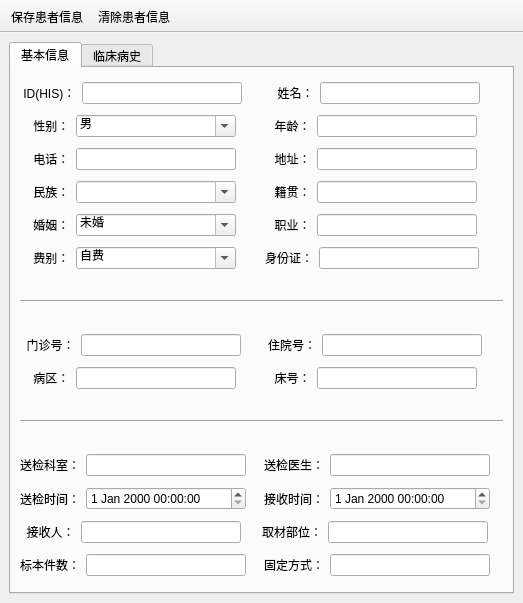
<?xml version="1.0" encoding="UTF-8"?>
<ui version="4.0">
 <class>patientinfo</class>
 <widget class="QMainWindow" name="patientinfo">
  <property name="geometry">
   <rect>
    <x>0</x>
    <y>0</y>
    <width>523</width>
    <height>603</height>
   </rect>
  </property>
  <property name="windowTitle">
   <string>MainWindow</string>
  </property>
  <widget class="QWidget" name="centralwidget">
   <layout class="QVBoxLayout" name="verticalLayout">
    <item>
     <widget class="QTabWidget" name="tabWidget">
      <property name="sizePolicy">
       <sizepolicy hsizetype="Expanding" vsizetype="Expanding">
        <horstretch>0</horstretch>
        <verstretch>0</verstretch>
       </sizepolicy>
      </property>
      <property name="currentIndex">
       <number>0</number>
      </property>
      <widget class="QWidget" name="tabBaseInfo">
       <attribute name="title">
        <string>基本信息</string>
       </attribute>
       <layout class="QVBoxLayout" name="verticalLayout_3">
        <item>
         <layout class="QVBoxLayout" name="verticalLayout_2">
          <item>
           <layout class="QHBoxLayout" name="horizontalLayout">
            <item>
             <widget class="QLabel" name="label">
              <property name="text">
               <string> ID(HIS)：</string>
              </property>
             </widget>
            </item>
            <item>
             <widget class="QLineEdit" name="lineEditID">
              <property name="minimumSize">
               <size>
                <width>160</width>
                <height>0</height>
               </size>
              </property>
              <property name="maximumSize">
               <size>
                <width>160</width>
                <height>16777215</height>
               </size>
              </property>
             </widget>
            </item>
            <item>
             <spacer name="horizontalSpacer_5">
              <property name="orientation">
               <enum>Qt::Horizontal</enum>
              </property>
              <property name="sizeHint" stdset="0">
               <size>
                <width>40</width>
                <height>20</height>
               </size>
              </property>
             </spacer>
            </item>
            <item>
             <widget class="QLabel" name="label_2">
              <property name="text">
               <string>  姓名：</string>
              </property>
             </widget>
            </item>
            <item>
             <widget class="QLineEdit" name="lineEditName">
              <property name="minimumSize">
               <size>
                <width>160</width>
                <height>0</height>
               </size>
              </property>
              <property name="maximumSize">
               <size>
                <width>160</width>
                <height>16777215</height>
               </size>
              </property>
             </widget>
            </item>
            <item>
             <spacer name="horizontalSpacer_6">
              <property name="orientation">
               <enum>Qt::Horizontal</enum>
              </property>
              <property name="sizeHint" stdset="0">
               <size>
                <width>40</width>
                <height>20</height>
               </size>
              </property>
             </spacer>
            </item>
           </layout>
          </item>
          <item>
           <layout class="QHBoxLayout" name="horizontalLayout_2">
            <item>
             <widget class="QLabel" name="label_3">
              <property name="text">
               <string>    性别：</string>
              </property>
             </widget>
            </item>
            <item>
             <widget class="QComboBox" name="comboBoxSex">
              <property name="minimumSize">
               <size>
                <width>160</width>
                <height>0</height>
               </size>
              </property>
              <property name="maximumSize">
               <size>
                <width>160</width>
                <height>16777215</height>
               </size>
              </property>
              <property name="editable">
               <bool>true</bool>
              </property>
              <item>
               <property name="text">
                <string>男</string>
               </property>
              </item>
              <item>
               <property name="text">
                <string>女</string>
               </property>
              </item>
             </widget>
            </item>
            <item>
             <spacer name="horizontalSpacer_19">
              <property name="orientation">
               <enum>Qt::Horizontal</enum>
              </property>
              <property name="sizeHint" stdset="0">
               <size>
                <width>40</width>
                <height>20</height>
               </size>
              </property>
             </spacer>
            </item>
            <item>
             <widget class="QLabel" name="label_4">
              <property name="text">
               <string>  年龄：</string>
              </property>
             </widget>
            </item>
            <item>
             <widget class="QLineEdit" name="lineEditAge">
              <property name="minimumSize">
               <size>
                <width>160</width>
                <height>0</height>
               </size>
              </property>
              <property name="maximumSize">
               <size>
                <width>160</width>
                <height>16777215</height>
               </size>
              </property>
             </widget>
            </item>
            <item>
             <spacer name="horizontalSpacer_7">
              <property name="orientation">
               <enum>Qt::Horizontal</enum>
              </property>
              <property name="sizeHint" stdset="0">
               <size>
                <width>40</width>
                <height>20</height>
               </size>
              </property>
             </spacer>
            </item>
           </layout>
          </item>
          <item>
           <layout class="QHBoxLayout" name="horizontalLayout_3" stretch="0,0,0,0,0,0">
            <item>
             <widget class="QLabel" name="label_5">
              <property name="text">
               <string>    电话：</string>
              </property>
             </widget>
            </item>
            <item>
             <widget class="QLineEdit" name="lineEditPhone">
              <property name="minimumSize">
               <size>
                <width>160</width>
                <height>0</height>
               </size>
              </property>
              <property name="maximumSize">
               <size>
                <width>160</width>
                <height>16777215</height>
               </size>
              </property>
             </widget>
            </item>
            <item>
             <spacer name="horizontalSpacer_20">
              <property name="orientation">
               <enum>Qt::Horizontal</enum>
              </property>
              <property name="sizeHint" stdset="0">
               <size>
                <width>40</width>
                <height>20</height>
               </size>
              </property>
             </spacer>
            </item>
            <item>
             <widget class="QLabel" name="label_6">
              <property name="text">
               <string>  地址：</string>
              </property>
             </widget>
            </item>
            <item>
             <widget class="QLineEdit" name="lineEditAddress">
              <property name="minimumSize">
               <size>
                <width>160</width>
                <height>0</height>
               </size>
              </property>
              <property name="maximumSize">
               <size>
                <width>160</width>
                <height>16777215</height>
               </size>
              </property>
             </widget>
            </item>
            <item>
             <spacer name="horizontalSpacer_8">
              <property name="orientation">
               <enum>Qt::Horizontal</enum>
              </property>
              <property name="sizeHint" stdset="0">
               <size>
                <width>40</width>
                <height>20</height>
               </size>
              </property>
             </spacer>
            </item>
           </layout>
          </item>
          <item>
           <layout class="QHBoxLayout" name="horizontalLayout_4">
            <item>
             <widget class="QLabel" name="label_7">
              <property name="text">
               <string>    民族：</string>
              </property>
             </widget>
            </item>
            <item>
             <widget class="QComboBox" name="comboBoxNation">
              <property name="minimumSize">
               <size>
                <width>160</width>
                <height>0</height>
               </size>
              </property>
              <property name="maximumSize">
               <size>
                <width>160</width>
                <height>16777215</height>
               </size>
              </property>
              <property name="editable">
               <bool>true</bool>
              </property>
             </widget>
            </item>
            <item>
             <spacer name="horizontalSpacer_9">
              <property name="orientation">
               <enum>Qt::Horizontal</enum>
              </property>
              <property name="sizeHint" stdset="0">
               <size>
                <width>40</width>
                <height>20</height>
               </size>
              </property>
             </spacer>
            </item>
            <item>
             <widget class="QLabel" name="label_9">
              <property name="text">
               <string>  籍贯：</string>
              </property>
             </widget>
            </item>
            <item>
             <widget class="QLineEdit" name="lineEditNative">
              <property name="minimumSize">
               <size>
                <width>160</width>
                <height>0</height>
               </size>
              </property>
              <property name="maximumSize">
               <size>
                <width>160</width>
                <height>16777215</height>
               </size>
              </property>
             </widget>
            </item>
            <item>
             <spacer name="horizontalSpacer_21">
              <property name="orientation">
               <enum>Qt::Horizontal</enum>
              </property>
              <property name="sizeHint" stdset="0">
               <size>
                <width>40</width>
                <height>20</height>
               </size>
              </property>
             </spacer>
            </item>
           </layout>
          </item>
          <item>
           <layout class="QHBoxLayout" name="horizontalLayout_12">
            <item>
             <widget class="QLabel" name="label_8">
              <property name="text">
               <string>    婚姻：</string>
              </property>
             </widget>
            </item>
            <item>
             <widget class="QComboBox" name="comboBoxMarry">
              <property name="minimumSize">
               <size>
                <width>160</width>
                <height>0</height>
               </size>
              </property>
              <property name="maximumSize">
               <size>
                <width>160</width>
                <height>16777215</height>
               </size>
              </property>
              <property name="editable">
               <bool>true</bool>
              </property>
              <item>
               <property name="text">
                <string>未婚</string>
               </property>
              </item>
              <item>
               <property name="text">
                <string>已婚</string>
               </property>
              </item>
              <item>
               <property name="text">
                <string>离异</string>
               </property>
              </item>
             </widget>
            </item>
            <item>
             <spacer name="horizontalSpacer_18">
              <property name="orientation">
               <enum>Qt::Horizontal</enum>
              </property>
              <property name="sizeHint" stdset="0">
               <size>
                <width>40</width>
                <height>20</height>
               </size>
              </property>
             </spacer>
            </item>
            <item>
             <widget class="QLabel" name="label_10">
              <property name="text">
               <string>  职业：</string>
              </property>
             </widget>
            </item>
            <item>
             <widget class="QLineEdit" name="lineEditWork">
              <property name="minimumSize">
               <size>
                <width>160</width>
                <height>0</height>
               </size>
              </property>
              <property name="maximumSize">
               <size>
                <width>160</width>
                <height>16777215</height>
               </size>
              </property>
             </widget>
            </item>
            <item>
             <spacer name="horizontalSpacer_10">
              <property name="orientation">
               <enum>Qt::Horizontal</enum>
              </property>
              <property name="sizeHint" stdset="0">
               <size>
                <width>40</width>
                <height>20</height>
               </size>
              </property>
             </spacer>
            </item>
           </layout>
          </item>
          <item>
           <layout class="QHBoxLayout" name="horizontalLayout_5">
            <item>
             <widget class="QLabel" name="label_11">
              <property name="text">
               <string>    费别：</string>
              </property>
             </widget>
            </item>
            <item>
             <widget class="QComboBox" name="comboBoxMoneyType">
              <property name="minimumSize">
               <size>
                <width>160</width>
                <height>0</height>
               </size>
              </property>
              <property name="maximumSize">
               <size>
                <width>160</width>
                <height>16777215</height>
               </size>
              </property>
              <property name="editable">
               <bool>true</bool>
              </property>
              <item>
               <property name="text">
                <string>自费</string>
               </property>
              </item>
              <item>
               <property name="text">
                <string>社保</string>
               </property>
              </item>
             </widget>
            </item>
            <item>
             <spacer name="horizontalSpacer_11">
              <property name="orientation">
               <enum>Qt::Horizontal</enum>
              </property>
              <property name="sizeHint" stdset="0">
               <size>
                <width>40</width>
                <height>20</height>
               </size>
              </property>
             </spacer>
            </item>
            <item>
             <widget class="QLabel" name="label_12">
              <property name="text">
               <string>身份证：</string>
              </property>
             </widget>
            </item>
            <item>
             <widget class="QLineEdit" name="lineEditIDCard">
              <property name="minimumSize">
               <size>
                <width>160</width>
                <height>0</height>
               </size>
              </property>
              <property name="maximumSize">
               <size>
                <width>160</width>
                <height>16777215</height>
               </size>
              </property>
             </widget>
            </item>
            <item>
             <spacer name="horizontalSpacer_22">
              <property name="orientation">
               <enum>Qt::Horizontal</enum>
              </property>
              <property name="sizeHint" stdset="0">
               <size>
                <width>40</width>
                <height>20</height>
               </size>
              </property>
             </spacer>
            </item>
           </layout>
          </item>
          <item>
           <spacer name="horizontalSpacer">
            <property name="orientation">
             <enum>Qt::Horizontal</enum>
            </property>
            <property name="sizeHint" stdset="0">
             <size>
              <width>40</width>
              <height>20</height>
             </size>
            </property>
           </spacer>
          </item>
          <item>
           <widget class="Line" name="lineFirst">
            <property name="minimumSize">
             <size>
              <width>0</width>
              <height>0</height>
             </size>
            </property>
            <property name="styleSheet">
             <string notr="true">color: rgb(85, 255, 0);</string>
            </property>
            <property name="orientation">
             <enum>Qt::Horizontal</enum>
            </property>
           </widget>
          </item>
          <item>
           <spacer name="horizontalSpacer_3">
            <property name="orientation">
             <enum>Qt::Horizontal</enum>
            </property>
            <property name="sizeHint" stdset="0">
             <size>
              <width>40</width>
              <height>20</height>
             </size>
            </property>
           </spacer>
          </item>
          <item>
           <layout class="QHBoxLayout" name="horizontalLayout_6">
            <item>
             <widget class="QLabel" name="label_13">
              <property name="text">
               <string>  门诊号：</string>
              </property>
             </widget>
            </item>
            <item>
             <widget class="QLineEdit" name="lineEditMenZhen">
              <property name="minimumSize">
               <size>
                <width>160</width>
                <height>0</height>
               </size>
              </property>
              <property name="maximumSize">
               <size>
                <width>160</width>
                <height>16777215</height>
               </size>
              </property>
             </widget>
            </item>
            <item>
             <spacer name="horizontalSpacer_12">
              <property name="orientation">
               <enum>Qt::Horizontal</enum>
              </property>
              <property name="sizeHint" stdset="0">
               <size>
                <width>40</width>
                <height>20</height>
               </size>
              </property>
             </spacer>
            </item>
            <item>
             <widget class="QLabel" name="label_14">
              <property name="text">
               <string>住院号：</string>
              </property>
             </widget>
            </item>
            <item>
             <widget class="QLineEdit" name="lineEditZhuYuan">
              <property name="minimumSize">
               <size>
                <width>160</width>
                <height>0</height>
               </size>
              </property>
              <property name="maximumSize">
               <size>
                <width>160</width>
                <height>16777215</height>
               </size>
              </property>
             </widget>
            </item>
            <item>
             <spacer name="horizontalSpacer_23">
              <property name="orientation">
               <enum>Qt::Horizontal</enum>
              </property>
              <property name="sizeHint" stdset="0">
               <size>
                <width>40</width>
                <height>20</height>
               </size>
              </property>
             </spacer>
            </item>
           </layout>
          </item>
          <item>
           <layout class="QHBoxLayout" name="horizontalLayout_7">
            <item>
             <widget class="QLabel" name="label_15">
              <property name="text">
               <string>    病区：</string>
              </property>
             </widget>
            </item>
            <item>
             <widget class="QLineEdit" name="lineEditBingQu">
              <property name="minimumSize">
               <size>
                <width>160</width>
                <height>0</height>
               </size>
              </property>
              <property name="maximumSize">
               <size>
                <width>160</width>
                <height>16777215</height>
               </size>
              </property>
             </widget>
            </item>
            <item>
             <spacer name="horizontalSpacer_13">
              <property name="orientation">
               <enum>Qt::Horizontal</enum>
              </property>
              <property name="sizeHint" stdset="0">
               <size>
                <width>40</width>
                <height>20</height>
               </size>
              </property>
             </spacer>
            </item>
            <item>
             <widget class="QLabel" name="label_16">
              <property name="text">
               <string>  床号：</string>
              </property>
             </widget>
            </item>
            <item>
             <widget class="QLineEdit" name="lineEditBedNumber">
              <property name="minimumSize">
               <size>
                <width>160</width>
                <height>0</height>
               </size>
              </property>
              <property name="maximumSize">
               <size>
                <width>160</width>
                <height>16777215</height>
               </size>
              </property>
             </widget>
            </item>
            <item>
             <spacer name="horizontalSpacer_24">
              <property name="orientation">
               <enum>Qt::Horizontal</enum>
              </property>
              <property name="sizeHint" stdset="0">
               <size>
                <width>40</width>
                <height>20</height>
               </size>
              </property>
             </spacer>
            </item>
           </layout>
          </item>
          <item>
           <spacer name="horizontalSpacer_2">
            <property name="orientation">
             <enum>Qt::Horizontal</enum>
            </property>
            <property name="sizeHint" stdset="0">
             <size>
              <width>40</width>
              <height>20</height>
             </size>
            </property>
           </spacer>
          </item>
          <item>
           <widget class="Line" name="lineSecond">
            <property name="orientation">
             <enum>Qt::Horizontal</enum>
            </property>
           </widget>
          </item>
          <item>
           <spacer name="horizontalSpacer_4">
            <property name="orientation">
             <enum>Qt::Horizontal</enum>
            </property>
            <property name="sizeHint" stdset="0">
             <size>
              <width>40</width>
              <height>20</height>
             </size>
            </property>
           </spacer>
          </item>
          <item>
           <layout class="QHBoxLayout" name="horizontalLayout_9">
            <item>
             <widget class="QLabel" name="label_19">
              <property name="text">
               <string>送检科室：</string>
              </property>
             </widget>
            </item>
            <item>
             <widget class="QLineEdit" name="lineEditJianKe">
              <property name="minimumSize">
               <size>
                <width>160</width>
                <height>0</height>
               </size>
              </property>
              <property name="maximumSize">
               <size>
                <width>160</width>
                <height>16777215</height>
               </size>
              </property>
             </widget>
            </item>
            <item>
             <spacer name="horizontalSpacer_14">
              <property name="orientation">
               <enum>Qt::Horizontal</enum>
              </property>
              <property name="sizeHint" stdset="0">
               <size>
                <width>40</width>
                <height>20</height>
               </size>
              </property>
             </spacer>
            </item>
            <item>
             <widget class="QLabel" name="label_20">
              <property name="text">
               <string>送检医生：</string>
              </property>
             </widget>
            </item>
            <item>
             <widget class="QLineEdit" name="lineEditJianDoctor">
              <property name="minimumSize">
               <size>
                <width>160</width>
                <height>0</height>
               </size>
              </property>
              <property name="maximumSize">
               <size>
                <width>160</width>
                <height>16777215</height>
               </size>
              </property>
             </widget>
            </item>
            <item>
             <spacer name="horizontalSpacer_25">
              <property name="orientation">
               <enum>Qt::Horizontal</enum>
              </property>
              <property name="sizeHint" stdset="0">
               <size>
                <width>40</width>
                <height>20</height>
               </size>
              </property>
             </spacer>
            </item>
           </layout>
          </item>
          <item>
           <layout class="QHBoxLayout" name="horizontalLayout_8">
            <item>
             <widget class="QLabel" name="label_17">
              <property name="text">
               <string>送检时间：</string>
              </property>
             </widget>
            </item>
            <item>
             <widget class="QDateTimeEdit" name="dateTimeEditSongJian">
              <property name="minimumSize">
               <size>
                <width>160</width>
                <height>0</height>
               </size>
              </property>
              <property name="maximumSize">
               <size>
                <width>160</width>
                <height>16777215</height>
               </size>
              </property>
             </widget>
            </item>
            <item>
             <spacer name="horizontalSpacer_15">
              <property name="orientation">
               <enum>Qt::Horizontal</enum>
              </property>
              <property name="sizeHint" stdset="0">
               <size>
                <width>40</width>
                <height>20</height>
               </size>
              </property>
             </spacer>
            </item>
            <item>
             <widget class="QLabel" name="label_18">
              <property name="text">
               <string>接收时间：</string>
              </property>
             </widget>
            </item>
            <item>
             <widget class="QDateTimeEdit" name="dateTimeEditJieShou">
              <property name="minimumSize">
               <size>
                <width>160</width>
                <height>0</height>
               </size>
              </property>
              <property name="maximumSize">
               <size>
                <width>160</width>
                <height>16777215</height>
               </size>
              </property>
             </widget>
            </item>
            <item>
             <spacer name="horizontalSpacer_26">
              <property name="orientation">
               <enum>Qt::Horizontal</enum>
              </property>
              <property name="sizeHint" stdset="0">
               <size>
                <width>40</width>
                <height>20</height>
               </size>
              </property>
             </spacer>
            </item>
           </layout>
          </item>
          <item>
           <layout class="QHBoxLayout" name="horizontalLayout_11">
            <item>
             <widget class="QLabel" name="label_23">
              <property name="text">
               <string>  接收人：</string>
              </property>
             </widget>
            </item>
            <item>
             <widget class="QLineEdit" name="lineEditJieShouPeople">
              <property name="minimumSize">
               <size>
                <width>160</width>
                <height>0</height>
               </size>
              </property>
              <property name="maximumSize">
               <size>
                <width>160</width>
                <height>16777215</height>
               </size>
              </property>
             </widget>
            </item>
            <item>
             <spacer name="horizontalSpacer_16">
              <property name="orientation">
               <enum>Qt::Horizontal</enum>
              </property>
              <property name="sizeHint" stdset="0">
               <size>
                <width>40</width>
                <height>20</height>
               </size>
              </property>
             </spacer>
            </item>
            <item>
             <widget class="QLabel" name="label_24">
              <property name="text">
               <string>取材部位：</string>
              </property>
             </widget>
            </item>
            <item>
             <widget class="QLineEdit" name="lineEditQuCaiBuWei">
              <property name="minimumSize">
               <size>
                <width>160</width>
                <height>0</height>
               </size>
              </property>
              <property name="maximumSize">
               <size>
                <width>160</width>
                <height>16777215</height>
               </size>
              </property>
             </widget>
            </item>
            <item>
             <spacer name="horizontalSpacer_27">
              <property name="orientation">
               <enum>Qt::Horizontal</enum>
              </property>
              <property name="sizeHint" stdset="0">
               <size>
                <width>40</width>
                <height>20</height>
               </size>
              </property>
             </spacer>
            </item>
           </layout>
          </item>
          <item>
           <layout class="QHBoxLayout" name="horizontalLayout_10">
            <item>
             <widget class="QLabel" name="label_21">
              <property name="text">
               <string>标本件数：</string>
              </property>
             </widget>
            </item>
            <item>
             <widget class="QLineEdit" name="lineEditBiaoBenNumber">
              <property name="minimumSize">
               <size>
                <width>160</width>
                <height>0</height>
               </size>
              </property>
              <property name="maximumSize">
               <size>
                <width>160</width>
                <height>16777215</height>
               </size>
              </property>
             </widget>
            </item>
            <item>
             <spacer name="horizontalSpacer_17">
              <property name="orientation">
               <enum>Qt::Horizontal</enum>
              </property>
              <property name="sizeHint" stdset="0">
               <size>
                <width>40</width>
                <height>20</height>
               </size>
              </property>
             </spacer>
            </item>
            <item>
             <widget class="QLabel" name="label_22">
              <property name="text">
               <string>固定方式：</string>
              </property>
             </widget>
            </item>
            <item>
             <widget class="QLineEdit" name="lineEditGuDing">
              <property name="minimumSize">
               <size>
                <width>160</width>
                <height>0</height>
               </size>
              </property>
              <property name="maximumSize">
               <size>
                <width>160</width>
                <height>16777215</height>
               </size>
              </property>
             </widget>
            </item>
            <item>
             <spacer name="horizontalSpacer_28">
              <property name="orientation">
               <enum>Qt::Horizontal</enum>
              </property>
              <property name="sizeHint" stdset="0">
               <size>
                <width>40</width>
                <height>20</height>
               </size>
              </property>
             </spacer>
            </item>
           </layout>
          </item>
         </layout>
        </item>
       </layout>
      </widget>
      <widget class="QWidget" name="tabIllnessHistory">
       <attribute name="title">
        <string>临床病史</string>
       </attribute>
       <layout class="QVBoxLayout" name="verticalLayout_7">
        <item>
         <layout class="QVBoxLayout" name="verticalLayout_6">
          <item>
           <layout class="QHBoxLayout" name="horizontalLayout_13">
            <item>
             <widget class="QLabel" name="label_25">
              <property name="text">
               <string>     家族病史：</string>
              </property>
             </widget>
            </item>
            <item>
             <widget class="QLineEdit" name="lineEditFimilyHistory">
              <property name="minimumSize">
               <size>
                <width>300</width>
                <height>0</height>
               </size>
              </property>
             </widget>
            </item>
            <item>
             <spacer name="horizontalSpacer_29">
              <property name="orientation">
               <enum>Qt::Horizontal</enum>
              </property>
              <property name="sizeHint" stdset="0">
               <size>
                <width>40</width>
                <height>20</height>
               </size>
              </property>
             </spacer>
            </item>
           </layout>
          </item>
          <item>
           <layout class="QHBoxLayout" name="horizontalLayout_14">
            <item>
             <widget class="QLabel" name="label_26">
              <property name="text">
               <string>     传染病史：</string>
              </property>
             </widget>
            </item>
            <item>
             <widget class="QLineEdit" name="lineEditCHuanRan">
              <property name="minimumSize">
               <size>
                <width>300</width>
                <height>0</height>
               </size>
              </property>
             </widget>
            </item>
            <item>
             <spacer name="horizontalSpacer_30">
              <property name="orientation">
               <enum>Qt::Horizontal</enum>
              </property>
              <property name="sizeHint" stdset="0">
               <size>
                <width>40</width>
                <height>20</height>
               </size>
              </property>
             </spacer>
            </item>
           </layout>
          </item>
          <item>
           <layout class="QHBoxLayout" name="horizontalLayout_15">
            <item>
             <widget class="QLabel" name="label_27">
              <property name="text">
               <string>     既往病史：</string>
              </property>
             </widget>
            </item>
            <item>
             <widget class="QLineEdit" name="lineEditAgo">
              <property name="minimumSize">
               <size>
                <width>300</width>
                <height>0</height>
               </size>
              </property>
             </widget>
            </item>
            <item>
             <spacer name="horizontalSpacer_31">
              <property name="orientation">
               <enum>Qt::Horizontal</enum>
              </property>
              <property name="sizeHint" stdset="0">
               <size>
                <width>40</width>
                <height>20</height>
               </size>
              </property>
             </spacer>
            </item>
           </layout>
          </item>
          <item>
           <spacer name="horizontalSpacer_41">
            <property name="orientation">
             <enum>Qt::Horizontal</enum>
            </property>
            <property name="sizeHint" stdset="0">
             <size>
              <width>40</width>
              <height>20</height>
             </size>
            </property>
           </spacer>
          </item>
          <item>
           <layout class="QVBoxLayout" name="verticalLayout_4">
            <item>
             <layout class="QHBoxLayout" name="horizontalLayout_18">
              <item>
               <widget class="QLabel" name="label_32">
                <property name="text">
                 <string>         初潮：</string>
                </property>
               </widget>
              </item>
              <item>
               <widget class="QLineEdit" name="lineEditChuCao">
                <property name="minimumSize">
                 <size>
                  <width>300</width>
                  <height>0</height>
                 </size>
                </property>
               </widget>
              </item>
              <item>
               <spacer name="horizontalSpacer_37">
                <property name="orientation">
                 <enum>Qt::Horizontal</enum>
                </property>
                <property name="sizeHint" stdset="0">
                 <size>
                  <width>40</width>
                  <height>20</height>
                 </size>
                </property>
               </spacer>
              </item>
             </layout>
            </item>
            <item>
             <layout class="QHBoxLayout" name="horizontalLayout_19">
              <item>
               <widget class="QLabel" name="label_33">
                <property name="text">
                 <string>     末次月经：</string>
                </property>
               </widget>
              </item>
              <item>
               <widget class="QLineEdit" name="lineEditLast">
                <property name="minimumSize">
                 <size>
                  <width>300</width>
                  <height>0</height>
                 </size>
                </property>
               </widget>
              </item>
              <item>
               <spacer name="horizontalSpacer_38">
                <property name="orientation">
                 <enum>Qt::Horizontal</enum>
                </property>
                <property name="sizeHint" stdset="0">
                 <size>
                  <width>40</width>
                  <height>20</height>
                 </size>
                </property>
               </spacer>
              </item>
             </layout>
            </item>
            <item>
             <layout class="QHBoxLayout" name="horizontalLayout_20">
              <item>
               <widget class="QLabel" name="label_34">
                <property name="text">
                 <string>       生育史：</string>
                </property>
               </widget>
              </item>
              <item>
               <widget class="QLineEdit" name="lineEditBornHistory">
                <property name="minimumSize">
                 <size>
                  <width>300</width>
                  <height>0</height>
                 </size>
                </property>
               </widget>
              </item>
              <item>
               <spacer name="horizontalSpacer_39">
                <property name="orientation">
                 <enum>Qt::Horizontal</enum>
                </property>
                <property name="sizeHint" stdset="0">
                 <size>
                  <width>40</width>
                  <height>20</height>
                 </size>
                </property>
               </spacer>
              </item>
             </layout>
            </item>
           </layout>
          </item>
          <item>
           <layout class="QHBoxLayout" name="horizontalLayout_21"/>
          </item>
          <item>
           <spacer name="horizontalSpacer_35">
            <property name="orientation">
             <enum>Qt::Horizontal</enum>
            </property>
            <property name="sizeHint" stdset="0">
             <size>
              <width>40</width>
              <height>20</height>
             </size>
            </property>
           </spacer>
          </item>
          <item>
           <layout class="QHBoxLayout" name="horizontalLayout_16">
            <item>
             <widget class="QLabel" name="label_28">
              <property name="text">
               <string>         主诉：</string>
              </property>
             </widget>
            </item>
            <item>
             <widget class="QLineEdit" name="lineEditZhuSu">
              <property name="minimumSize">
               <size>
                <width>300</width>
                <height>0</height>
               </size>
              </property>
             </widget>
            </item>
            <item>
             <spacer name="horizontalSpacer_33">
              <property name="orientation">
               <enum>Qt::Horizontal</enum>
              </property>
              <property name="sizeHint" stdset="0">
               <size>
                <width>40</width>
                <height>20</height>
               </size>
              </property>
             </spacer>
            </item>
           </layout>
          </item>
          <item>
           <layout class="QHBoxLayout" name="horizontalLayout_17">
            <item>
             <widget class="QLabel" name="label_29">
              <property name="text">
               <string>       现病史：</string>
              </property>
             </widget>
            </item>
            <item>
             <widget class="QLineEdit" name="lineEditNow">
              <property name="minimumSize">
               <size>
                <width>300</width>
                <height>0</height>
               </size>
              </property>
             </widget>
            </item>
            <item>
             <spacer name="horizontalSpacer_34">
              <property name="orientation">
               <enum>Qt::Horizontal</enum>
              </property>
              <property name="sizeHint" stdset="0">
               <size>
                <width>40</width>
                <height>20</height>
               </size>
              </property>
             </spacer>
            </item>
           </layout>
          </item>
          <item>
           <spacer name="horizontalSpacer_36">
            <property name="orientation">
             <enum>Qt::Horizontal</enum>
            </property>
            <property name="sizeHint" stdset="0">
             <size>
              <width>40</width>
              <height>20</height>
             </size>
            </property>
           </spacer>
          </item>
          <item>
           <layout class="QHBoxLayout" name="horizontalLayout_22">
            <item>
             <widget class="QLabel" name="label_30">
              <property name="text">
               <string>体征及临床检查：</string>
              </property>
             </widget>
            </item>
            <item>
             <widget class="QTextEdit" name="textEditTiZheng">
              <property name="minimumSize">
               <size>
                <width>300</width>
                <height>0</height>
               </size>
              </property>
             </widget>
            </item>
            <item>
             <spacer name="horizontalSpacer_40">
              <property name="orientation">
               <enum>Qt::Horizontal</enum>
              </property>
              <property name="sizeHint" stdset="0">
               <size>
                <width>40</width>
                <height>20</height>
               </size>
              </property>
             </spacer>
            </item>
           </layout>
          </item>
         </layout>
        </item>
        <item>
         <spacer name="horizontalSpacer_32">
          <property name="orientation">
           <enum>Qt::Horizontal</enum>
          </property>
          <property name="sizeHint" stdset="0">
           <size>
            <width>451</width>
            <height>20</height>
           </size>
          </property>
         </spacer>
        </item>
       </layout>
      </widget>
     </widget>
    </item>
   </layout>
  </widget>
  <widget class="QToolBar" name="toolBar">
   <property name="windowTitle">
    <string>toolBar</string>
   </property>
   <property name="movable">
    <bool>false</bool>
   </property>
   <attribute name="toolBarArea">
    <enum>TopToolBarArea</enum>
   </attribute>
   <attribute name="toolBarBreak">
    <bool>false</bool>
   </attribute>
   <addaction name="actionSavePatientInfo"/>
   <addaction name="actionClearPatientInfo"/>
  </widget>
  <action name="actionSavePatientInfo">
   <property name="icon">
    <iconset resource="../res.qrc">
     <normaloff>:/image/image/save.png</normaloff>:/image/image/save.png</iconset>
   </property>
   <property name="text">
    <string>保存患者信息</string>
   </property>
   <property name="toolTip">
    <string>保存患者信息</string>
   </property>
  </action>
  <action name="actionClearPatientInfo">
   <property name="icon">
    <iconset resource="../res.qrc">
     <normaloff>:/image/image/edit-clear.png</normaloff>:/image/image/edit-clear.png</iconset>
   </property>
   <property name="text">
    <string>清除患者信息</string>
   </property>
   <property name="toolTip">
    <string>清除患者信息</string>
   </property>
  </action>
 </widget>
 <resources>
  <include location="../res.qrc"/>
 </resources>
 <connections/>
</ui>
